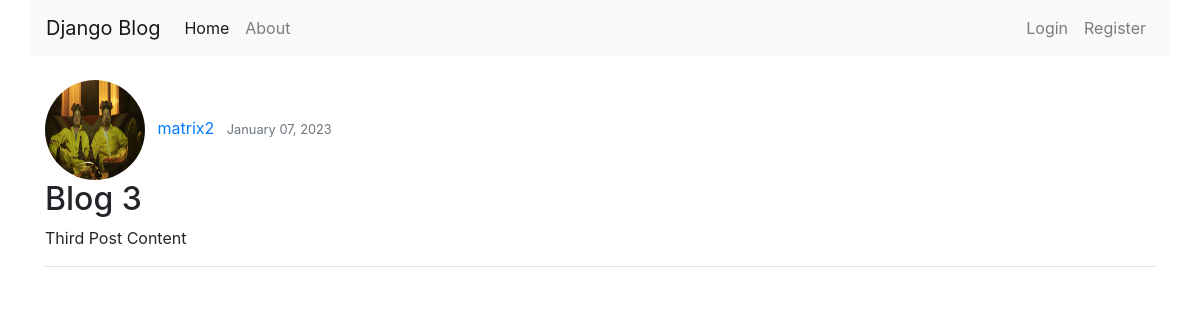
The page /post/3/ on the database as committed earlier.
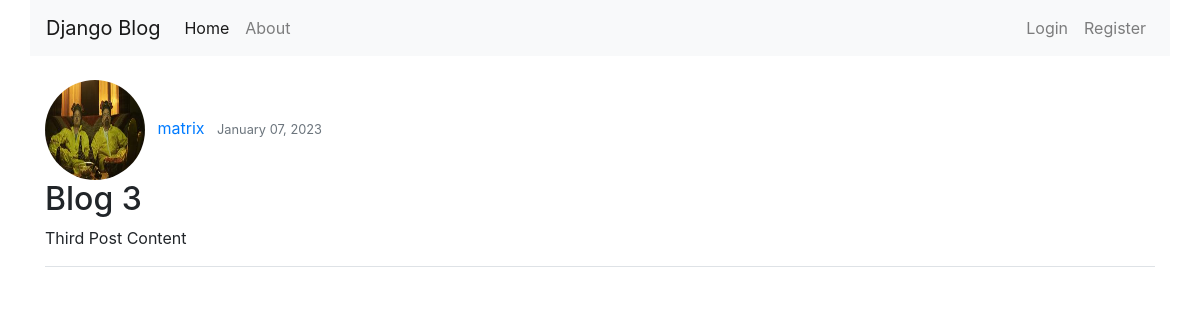
The same page on the database as committed later.
### blog/models.py (models this page shows, shortened)
class Post(models.Model):
    title = models.CharField(max_length=100)
    content = models.TextField()
    date_posted = models.DateTimeField(default=timezone.now)
    author = models.ForeignKey(User, on_delete=models.CASCADE)

### users/models.py (models this page shows, shortened)
class Profile(models.Model):
    user = models.OneToOneField(User, on_delete=models.CASCADE)
    image = models.ImageField(default='default.jpg', upload_to='profile_pics')

### blog/views.py (the view)
# urls.py: path('post/<int:pk>/', PostDetailView.as_view(), name='post-detail'),
class PostDetailView(DetailView):
    model = Post

### blog/templates/blog/post_detail.html
{% extends 'blog/base.html' %}
{% block content %}
    <img src="{{ object.author.profile.image.url }}" class="rounded-circle" width="100px" height="100px">
    <a href="#" class="ml-2 mr-2">{{ object.author }}</a>
    <small class="text-muted">{{ object.date_posted | date:"F d, Y" }}</small>
    <h2>{{ object.title }}</h2>
    <p>{{ object.content }}</p>
    <div class="border-bottom"></div>
    <br>
{% endblock content %}

Rows that differ between the two databases and show on the page:
changed through a linked row, Post "Blog 3": author.profile.image: a different picture; author "matrix2" → "matrix"
